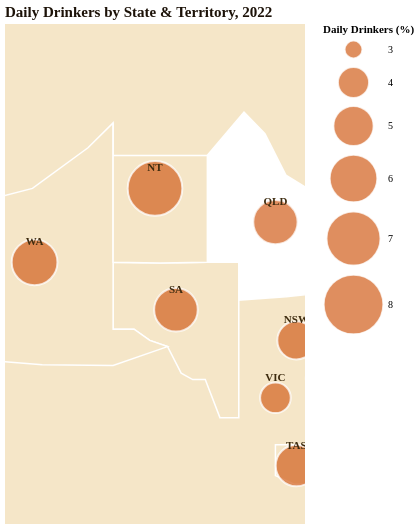

The specification (Vega-Lite) saved for this image:
### Vega-Lite specification from a JSON file in a GitHub repository (floating-point values rounded to 4 significant figures)
{"$schema": "https://vega.github.io/schema/vega-lite/v5.json", "title": {"text": "Daily Drinkers by State & Territory, 2022", "fontSize": 15, "font": "DM Sans", "color": "#1C1208", "anchor": "start"}, "width": "container", "height": 500, "projection": {"type": "mercator", "center": [133, -27], "scale": 600}, "layer": [{"data": {"values": [{"type": "Feature", "properties": {"STATE_NAME": "New South Wales", "pct": 26.3, "abbr": "NSW"}, "geometry": {"type": "Polygon", "coordinates": [[[141.0, -34.0], [141.0, -29.2], [150.0, -28.5], [153.6, -28.2], [153.6, -37.5], [150.7, -38.1], [149.0, -37.5], [148.3, -37.5], [145.5, -38.0], [144.0, -37.5], [141.0, -37.5], [141.0, -34.0]]]}}, {"type": "Feature", "properties": {"STATE_NAME": "Victoria", "pct": 23.8, "abbr": "VIC"}, "geometry": {"type": "Polygon", "coordinates": [[[141.0, -34.0], [144.0, -37.5], [145.5, -38.0], [148.3, -37.5], [149.0, -37.5], [150.7, -38.1], [149.4, -38.7], [148.1, -38.5], [146.4, -39.0], [144.5, -38.8], [143.4, -38.8], [141.0, -38.5], [141.0, -34.0]]]}}, {"type": "Feature", "properties": {"STATE_NAME": "Queensland", "pct": 29.4, "abbr": "QLD"}, "geometry": {"type": "Polygon", "coordinates": [[[138.0, -16.5], [138.0, -26.0], [141.0, -26.0], [141.0, -29.2], [150.0, -28.5], [153.6, -28.2], [153.6, -10.7], [148.1, -19.8], [145.5, -18.3], [143.5, -14.5], [141.5, -12.5], [138.0, -16.5]]]}}, {"type": "Feature", "properties": {"STATE_NAME": "South Australia", "pct": 29.3, "abbr": "SA"}, "geometry": {"type": "Polygon", "coordinates": [[[129.0, -26.0], [138.0, -26.0], [141.0, -26.0], [141.0, -34.0], [141.0, -38.5], [139.2, -38.5], [137.8, -35.6], [136.6, -35.6], [135.5, -35.1], [134.2, -33.0], [132.5, -32.5], [131.0, -31.6], [129.0, -31.6], [129.0, -26.0]]]}}, {"type": "Feature", "properties": {"STATE_NAME": "Western Australia", "pct": 29.9, "abbr": "WA"}, "geometry": {"type": "Polygon", "coordinates": [[[129.0, -13.5], [129.0, -26.0], [129.0, -31.6], [131.0, -31.6], [132.5, -32.5], [134.2, -33.0], [129.0, -34.5], [115.5, -34.0], [113.9, -22.5], [114.2, -21.8], [118.0, -20.3], [121.3, -19.5], [126.6, -15.8], [129.0, -13.5]]]}}, {"type": "Feature", "properties": {"STATE_NAME": "Tasmania", "pct": 26.8, "abbr": "TAS"}, "geometry": {"type": "Polygon", "coordinates": [[[144.5, -40.5], [148.3, -40.5], [148.5, -43.6], [147.6, -43.3], [146.3, -43.3], [144.5, -42.7], [144.5, -40.5]]]}}, {"type": "Feature", "properties": {"STATE_NAME": "Northern Territory", "pct": 31.1, "abbr": "NT"}, "geometry": {"type": "Polygon", "coordinates": [[[129.0, -16.5], [138.0, -16.5], [138.0, -26.0], [129.0, -26.0], [129.0, -13.5], [129.0, -16.5]]]}}, {"type": "Feature", "properties": {"STATE_NAME": "Australian Capital Territory", "pct": 25.7, "abbr": "ACT"}, "geometry": {"type": "Polygon", "coordinates": [[[148.8, -35.1], [149.4, -35.1], [149.4, -35.9], [148.8, -35.9], [148.8, -35.1]]]}}]}, "mark": {"type": "geoshape", "fill": "#f5e6c8", "stroke": "white", "strokeWidth": 1.5}}, {"data": {"values": [{"state": "NSW", "lon": 146.5, "lat": -32.5, "daily": 4.8}, {"state": "VIC", "lon": 144.5, "lat": -37.0, "daily": 4.0}, {"state": "QLD", "lon": 144.5, "lat": -22.5, "daily": 5.6}, {"state": "SA", "lon": 135.0, "lat": -30.0, "daily": 5.5}, {"state": "WA", "lon": 121.5, "lat": -26.0, "daily": 5.8}, {"state": "TAS", "lon": 146.5, "lat": -42.0, "daily": 5.2}, {"state": "NT", "lon": 133.0, "lat": -19.5, "daily": 7.2}, {"state": "ACT", "lon": 149.1, "lat": -35.5, "daily": 4.5}]}, "mark": {"type": "circle", "opacity": 0.75, "stroke": "white", "strokeWidth": 2, "color": "#D4692A"}, "encoding": {"longitude": {"field": "lon", "type": "quantitative"}, "latitude": {"field": "lat", "type": "quantitative"}, "size": {"field": "daily", "type": "quantitative", "scale": {"domain": [3, 8], "range": [300, 3500]}, "legend": {"title": "Daily Drinkers (%)", "labelFont": "DM Sans", "titleFont": "DM Sans"}}, "tooltip": [{"field": "state", "title": "State"}, {"field": "daily", "title": "Daily drinkers %", "format": ".1f"}]}}, {"data": {"values": [{"s": "NSW", "lon": 146.5, "lat": -32.5}, {"s": "VIC", "lon": 144.5, "lat": -37.0}, {"s": "QLD", "lon": 144.5, "lat": -22.5}, {"s": "SA", "lon": 135.0, "lat": -30.0}, {"s": "WA", "lon": 121.5, "lat": -26.0}, {"s": "TAS", "lon": 146.5, "lat": -42.0}, {"s": "NT", "lon": 133.0, "lat": -19.5}, {"s": "ACT", "lon": 149.1, "lat": -35.5}]}, "mark": {"type": "text", "fontSize": 11, "fontWeight": "bold", "font": "DM Sans", "color": "#3D2B0F", "dy": -20}, "encoding": {"longitude": {"field": "lon", "type": "quantitative"}, "latitude": {"field": "lat", "type": "quantitative"}, "text": {"field": "s", "type": "nominal"}}}], "config": {"view": {"stroke": null}, "background": "transparent"}}
